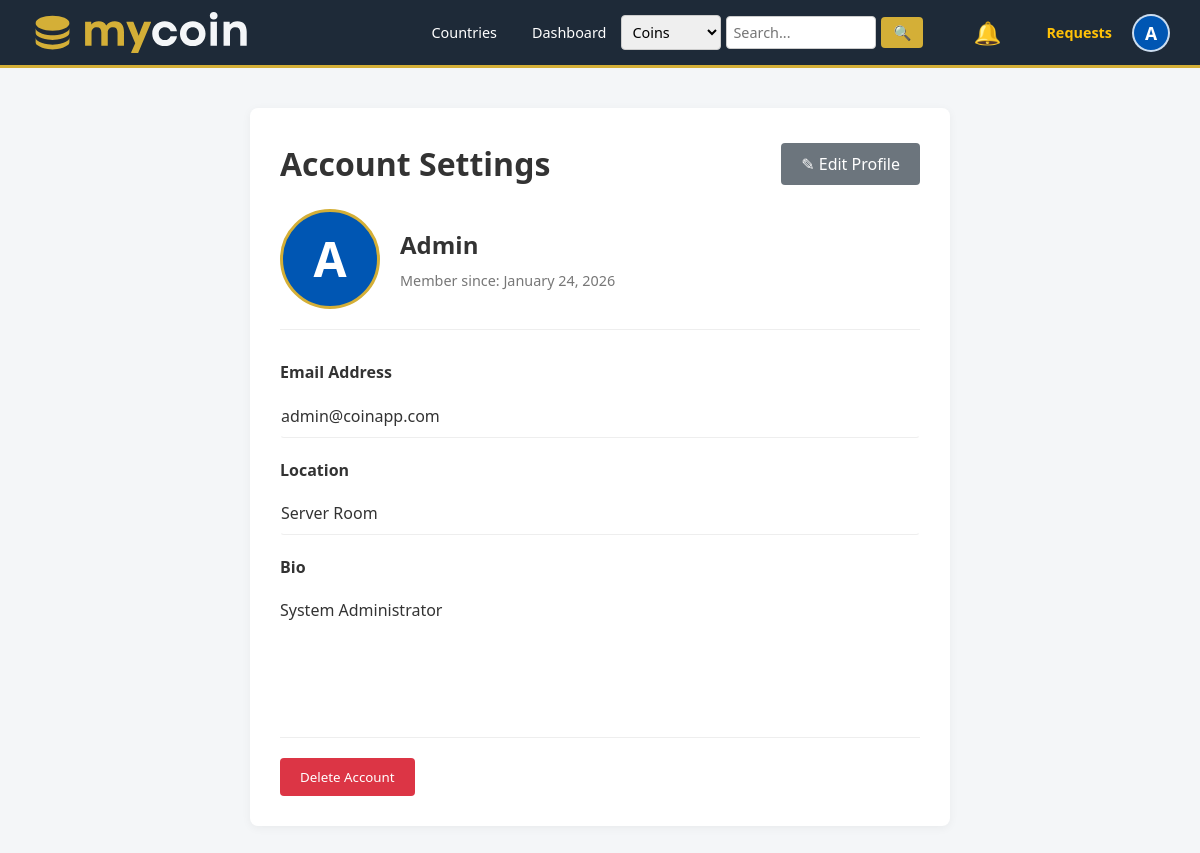
The page /settings.php (signed in) on the database its author committed.
### tables this page shows
CREATE TABLE IF NOT EXISTS users (
    id INT AUTO_INCREMENT PRIMARY KEY,
    username VARCHAR(50) NOT NULL UNIQUE,
    email VARCHAR(100) NOT NULL UNIQUE,
    password VARCHAR(255) NOT NULL,
    
    profile_image VARCHAR(255) DEFAULT NULL,
    bio TEXT DEFAULT NULL,
    location VARCHAR(100) DEFAULT NULL, 
    last_login TIMESTAMP NULL DEFAULT NULL,
    
    is_verified TINYINT(1) DEFAULT 0,
    role ENUM('user', 'admin') DEFAULT 'user',
    created_at TIMESTAMP DEFAULT CURRENT_TIMESTAMP
);

### settings.php (the view, shortened to what this page needs)
<?php
require 'config/db.php';
$user_id = $_SESSION['user_id'];
$stmt = $pdo->prepare("SELECT username, email, profile_image, bio, location, created_at FROM users WHERE id = ?");
$stmt->execute([$user_id]);
$user = $stmt->fetch();
?>
<!DOCTYPE html>
<html lang="en">
<head>
    <link rel="stylesheet" href="assets/css/styles.css">
</head>
<body>
    <?php include 'includes/navbar.php'; ?>
    <div class="container">
        <div class="settings-container">
            <div class="settings-header">
                <h1 style="margin: 0;">Account Settings</h1>
                <button type="button" id="editProfileBtn" class="btn" style="background: #6c757d; color: white;">
                    &#9998; Edit Profile
                </button>
            </div>
            <form id="settingsForm" action="actions/update_settings.php" method="POST" enctype="multipart/form-data">
                <fieldset id="profileFields" disabled style="border: none; padding: 0; margin: 0;">
                    <div class="profile-preview">
                        <?php if ($hasAvatar): ?>
                            <img src="<?php echo htmlspecialchars($avatarUrl); ?>" class="avatar-large">
                        <?php else: ?>
                            <div class="avatar-placeholder"><?php echo $initial; ?></div>
                        <?php endif; ?>
                        <div class="user-meta">
                            <h2><?php echo htmlspecialchars($user['username']); ?></h2>
                            <p>Member since: <?php echo date('F j, Y', strtotime($user['created_at'])); ?> </p>
                        </div>
                    </div>
                    <div class="form-group">
                        <label>Email Address</label>
                        <input type="email" name="email" id="emailInput" class="form-control"
                               value="<?php echo htmlspecialchars($user['email']); ?>" required>
                    </div>
                    <div class="form-group">
                        <label>Location</label>
                        <input type="text" name="location" class="form-control"
                               value="<?php echo htmlspecialchars($user['location'] ?? ''); ?>" placeholder="Not set">
                    </div>
                    <div class="form-group">
                        <label>Bio</label>
                        <textarea name="bio" class="form-control" placeholder="Not set"><?php echo htmlspecialchars($user['bio'] ?? ''); ?></textarea>
                    </div>
                </fieldset>
            </form>
            <div class="danger-zone">
                <button onclick="openDeleteModal()" class="btn-delete">Delete Account</button>
            </div>
        </div>
    </div>
</body>
</html>

### includes/navbar.php (shortened to what this page needs)
<nav class="navbar" style="padding: 10px 0; background-color: var(--primary-color);">
    <div style="width: 100%; padding: 0 30px; display: flex; justify-content: space-between; align-items: center; box-sizing: border-box;">
        <a href="index.php" class="navbar-brand" style="display: flex; align-items: center; gap: 12px; text-decoration: none; color: white; font-size: 1.4rem; font-weight: bold;">
            <?php
                $logoPath = file_exists('Logo/logo.svg') ? 'Logo/logo.svg' : '../Logo/logo.svg';
            ?>
            <img src="<?php echo $logoPath; ?>" alt="Coin Collector Logo" style="height: 45px; width: auto;">
        </a>
        <div class="nav-links" style="display: flex; align-items: center; gap: 15px;">
            <?php if (isset($_SESSION['user_id'])): ?>
                <a href="countries.php" style="color: white; text-decoration: none;">Countries</a>
                <a href="index.php" style="color: white; text-decoration: none;">Dashboard</a>
                <?php
                    $searchType = isset($_GET['type']) ? $_GET['type'] : 'coins';
                    $searchQuery = isset($_GET['q']) ? htmlspecialchars($_GET['q']) : '';
                ?>
                <form action="search_results.php" method="GET" style="display: inline-flex; align-items: center; gap: 5px; margin-right: 15px;">
                    <select name="type" style="padding: 6px; border-radius: 4px; border: 1px solid #ccc; font-size: 0.9rem;">
                        <option value="coins" <?php echo ($searchType == 'coins') ? 'selected' : ''; ?>>Coins</option>
                    </select>
                    <input type="text" name="q" value="<?php echo $searchQuery; ?>" placeholder="Search..." required
                           style="padding: 6px; border-radius: 4px; border: 1px solid #ccc; font-size: 0.9rem; width: 150px;">
                    <button type="submit" class="btn" style="padding: 6px 12px; font-size: 0.9rem; background: var(--accent-color); color: white; border: none; cursor: pointer;">&#128269;</button>
                </form>
                <?php
                    if (isset($pdo)) {
                        $stmtNotif = $pdo->prepare("SELECT COUNT(*) FROM trades WHERE receiver_id = ? AND status = 'pending'");
                        $stmtNotif->execute([$_SESSION['user_id']]);
                        $pending_count = $stmtNotif->fetchColumn();
                    } else {
                        $pending_count = 0;
                    }
                ?>
                <a href="my_trades.php" style="position: relative; text-decoration: none; margin-right: 10px; display: flex; align-items: center;" title="Trade Notifications">
                    <span style="font-size: 1.4rem; color: white;">&#128276;</span> <?php if ($pending_count > 0): ?>
                        <span style="
                            position: absolute;
                            top: -5px;
                            right: -5px;
                            background-color: #dc3545;
                            color: white;
                            border-radius: 50%;
                            padding: 2px 5px;
                            font-size: 0.7rem;
                            font-weight: bold;
                            border: 1px solid var(--primary-color);
                            line-height: 1;
                            min-width: 15px;
                            text-align: center;
                        ">
                            <?php echo $pending_count; ?>
                        </span>
                    <?php endif; ?>
                </a>
                <?php if (isset($_SESSION['role']) && $_SESSION['role'] === 'admin'): ?>
                    <a href="admin/dashboard.php" style="color: #ffc107; font-weight: bold; text-decoration: none;">Requests</a>
                <?php endif; ?>
                <?php
                    if (isset($pdo)) {
                        $stmtNav = $pdo->prepare("SELECT profile_image, username FROM users WHERE id = ?");
                        $stmtNav->execute([$_SESSION['user_id']]);
                        $navUser = $stmtNav->fetch();
                    } else {
                        $navUser = ['username' => $_SESSION['username'], 'profile_image' => null];
                    }
                    $avatarUrl = '';
                    $hasAvatar = false;
                    $initial = strtoupper(substr($navUser['username'], 0, 1));
                ?>
                <div class="user-menu" style="margin-left: 5px; position: relative; display: inline-block;">
                    <button class="settings-btn" style="background: none; border: none; padding: 0; cursor: pointer; display: flex; align-items: center;">
                        <?php if ($hasAvatar): ?>
                            <img src="<?php echo htmlspecialchars($avatarUrl); ?>" alt="Profile"
                                 style="width: 38px; height: 38px; border-radius: 50%; object-fit: cover; border: 2px solid rgba(255,255,255,0.8);">
                        <?php else: ?>
                            <div style="width: 38px; height: 38px; border-radius: 50%; background: #0056b3; color: white;
                                        display: flex; align-items: center; justify-content: center; font-weight: bold; font-size: 1.1rem;
                                        border: 2px solid rgba(255,255,255,0.8); text-transform: uppercase;">
                                <?php echo $initial; ?>
                            </div>
                        <?php endif; ?>
                    </button>
                </div>
            <?php endif; ?>
        </div>
    </div>
</nav>

### assets/css/styles.css (style rules this page uses)
:root { --primary-color: #1e2a38; --accent-color: #d4af37; --bg-color: #f4f6f8; --white: #ffffff; --text-color: #333333; --text-light: #8898aa; --danger: #e74c3c; }
* { box-sizing: border-box; margin: 0; padding: 0; font-family: "Segoe UI", Tahoma, Geneva, Verdana, sans-serif; }
body { background-color: var(--bg-color); color: var(--text-color); line-height: 1.6; }
.navbar { background-color: var(--primary-color); padding: 1rem 2rem; display: flex; justify-content: space-between; align-items: center; color: var(--white); border-bottom: 3px solid var(--accent-color); }
.nav-links a { color: var(--white); text-decoration: none; margin-left: 20px; font-size: 0.9rem; transition: color 0.3s; }
.container { max-width: 1200px; margin: 2rem auto; padding: 0 20px; }
.btn { display: inline-block; padding: 10px 20px; background-color: var(--primary-color); color: var(--white); border: none; border-radius: 4px; cursor: pointer; text-decoration: none; font-size: 1rem; transition: background 0.3s; }
.form-group { margin-bottom: 1.5rem; }
label { display: block; margin-bottom: 0.5rem; font-weight: 600; }
input, select, textarea { width: 100%; padding: 10px; border: 1px solid #ddd; border-radius: 4px; font-size: 1rem; }
.user-menu { position: relative; display: inline-block; margin-left: 15px; }
.settings-btn { background: none; border: none; font-size: 1.5rem; cursor: pointer; color: #555; padding: 5px; transition: transform 0.2s; }
.settings-container { max-width: 700px; margin: 40px auto; background: white; padding: 30px; border-radius: 8px; box-shadow: 0 2px 10px rgba(0, 0, 0, 0.05); }
.profile-preview { display: flex; align-items: center; gap: 20px; margin-bottom: 30px; padding-bottom: 20px; border-bottom: 1px solid #eee; }
.avatar-placeholder { width: 100px; height: 100px; border-radius: 50%; background: #0056b3; color: white; display: flex; align-items: center; justify-content: center; font-weight: bold; font-size: 3rem; border: 3px solid var(--accent-color); text-transform: uppercase; }
.user-meta h2 { margin: 0 0 5px 0; }
.user-meta p { margin: 0; color: #777; font-size: 0.9rem; }
.form-group { margin-bottom: 20px; }
.form-group label { display: block; margin-bottom: 8px; font-weight: bold; color: #333; }
.form-control { width: 100%; padding: 10px; border: 1px solid #ddd; border-radius: 4px; font-family: inherit; transition: all 0.3s; }
.form-control:disabled { background: transparent; border: 1px solid transparent; border-bottom: 1px solid #eee; color: #333; padding-left: 0; cursor: default; }
textarea.form-control { resize: vertical; min-height: 80px; }
textarea.form-control:disabled { resize: none; border: none; }
.settings-header { display: flex; justify-content: space-between; align-items: center; margin-bottom: 20px; }
.danger-zone { margin-top: 40px; padding-top: 20px; border-top: 1px solid #eee; }
.btn-delete { background: #dc3545; color: white; border: none; padding: 10px 20px; border-radius: 4px; cursor: pointer; }

### rows shown on the page
users: username "A", username "Admin", created_at "January 24, 2026", email "admin@coinapp.com", location "Server Room", bio "System Administrator"
